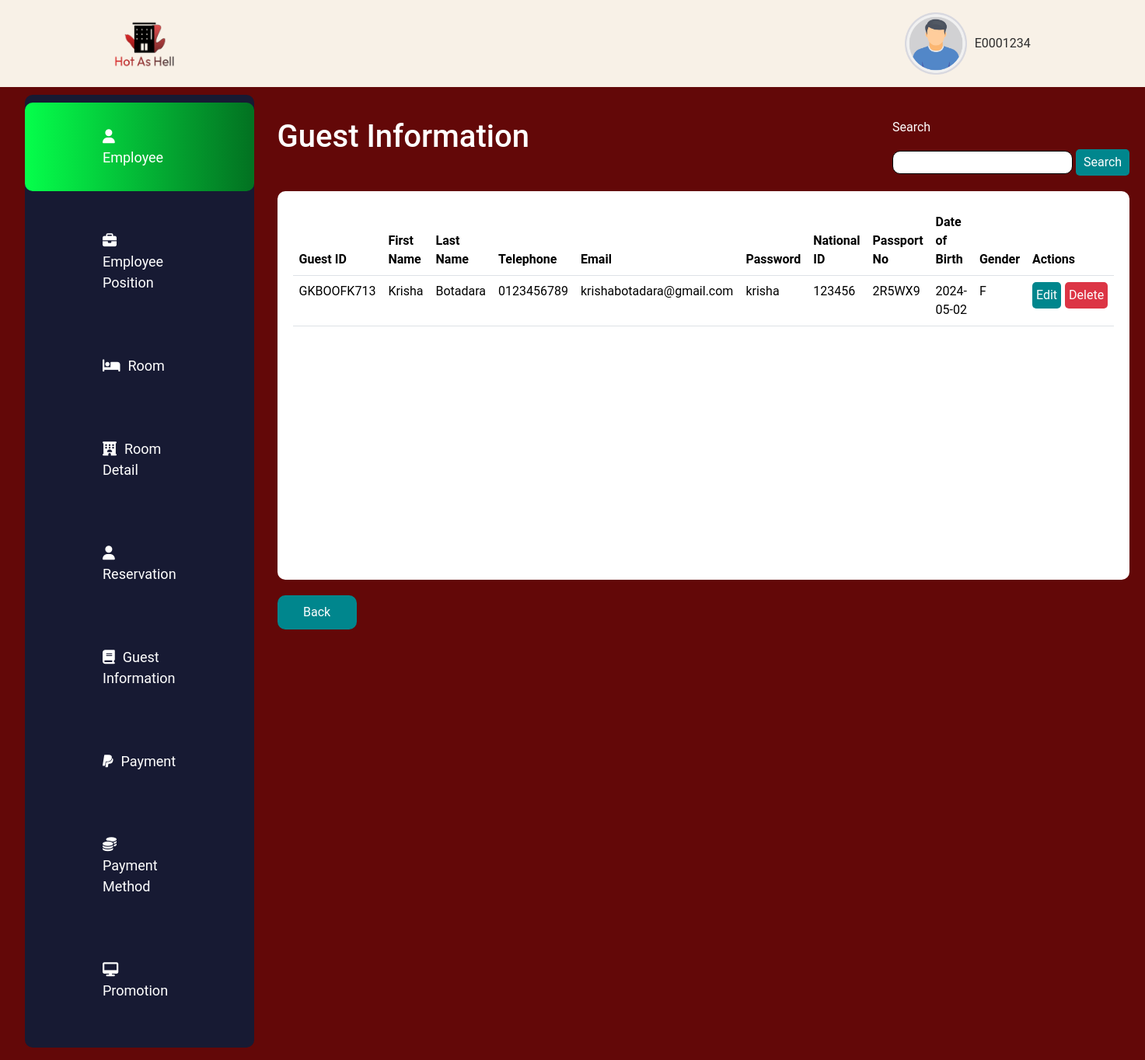
Page /Guest/GuestFB.php on the earlier database version.
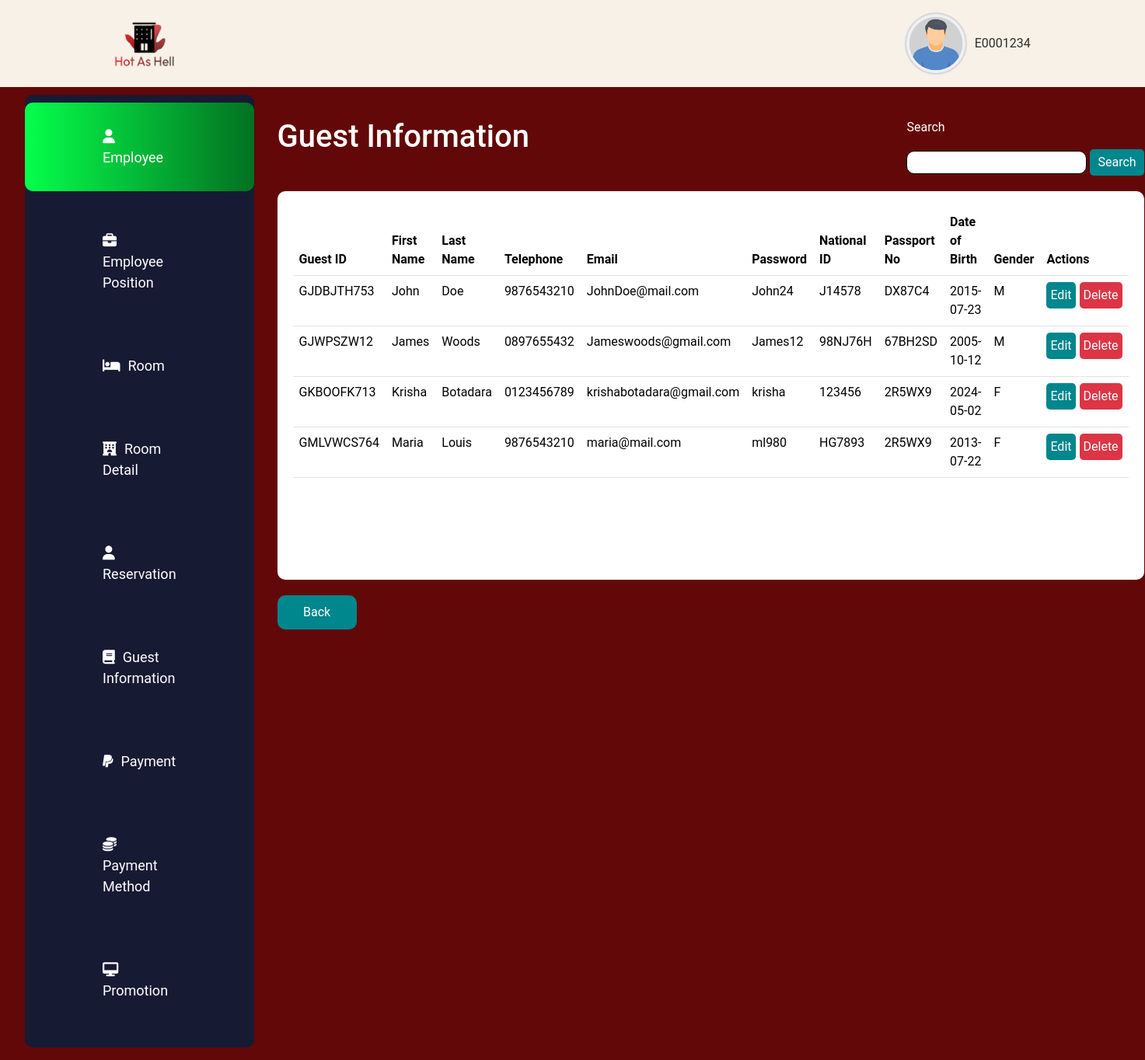
Same page on the later database version.
### tables this page shows
CREATE TABLE `guest` (
  `GuestID` varchar(11) NOT NULL,
  `FirstName` varchar(30) NOT NULL,
  `LastName` varchar(30) NOT NULL,
  `Telephone` varchar(13) NOT NULL,
  `Email` varchar(30) NOT NULL,
  `Password` varchar(12) NOT NULL,
  `NationalID` varchar(13) NOT NULL,
  `PassportNo` varchar(9) NOT NULL,
  `DOB` date NOT NULL,
  `Gender` varchar(1) NOT NULL
);

### Guest/GuestInfo.php (the view, shortened to what this page needs)
<?php
$con = mysqli_connect("localhost", "root", "", "hot_as_hell");
$search = isset($_GET['search']) ? mysqli_real_escape_string($con, $_GET['search']) : '';
if ($search) {
    $query = "SELECT * FROM guest WHERE GuestID LIKE '%$search%' OR FirstName LIKE '%$search%' OR LastName LIKE '%$search%' OR Telephone LIKE '%$search%' OR Email LIKE '%$search%' OR NationalID LIKE '%$search%' OR PassportNo LIKE '%$search%'";
} else {
    $query = "SELECT * FROM guest";
}
$result = mysqli_query($con, $query);
if ($result) {
    if (mysqli_num_rows($result) > 0) {
        while ($row = mysqli_fetch_assoc($result)) {
            echo "<tr>";
            echo "<td>".$row['GuestID']."</td>";
            echo "<td>".$row['FirstName']."</td>";
            echo "<td>".$row['LastName']."</td>";
            echo "<td>".$row['Telephone']."</td>";
            echo "<td>".$row['Email']."</td>";
            echo "<td>".$row['Password']."</td>";
            echo "<td>".$row['NationalID']."</td>";
            echo "<td>".$row['PassportNo']."</td>";
            echo "<td>".$row['DOB']."</td>";
            echo "<td>".$row['Gender']."</td>";
            echo "<td>";
            echo "<div style='display: flex; gap: 5px;'>";
            echo "<a href='GuestEditForm.php?id=".$row["GuestID"]."'><button style='color: white; border-radius: 5px; background-color: #00868D; padding: 5px; border: none;'>Edit</button></a>";
            echo "<a href='GuestDeleteForm.php?id=".$row["GuestID"]."'><button style='color: white; border-radius: 5px; background-color: #DC3545; padding: 5px; border: none;'>Delete</button></a>";
            echo "</div>";
            echo "</td>";
            echo "</tr>";
        }
    } else {
        echo "<tr><td colspan='11'>No records found</td></tr>";
    }
} else {
    echo "Error: " . mysqli_error($con);
}
?>

Differences in the rows shown:
added guest: GuestID "GJDBJTH753", FirstName "John", LastName "Doe", Telephone "9876543210", Email "JohnDoe@mail.com", Password "John24", NationalID "J14578", PassportNo "DX87C4", DOB "2015-07-23", Gender "M"
added guest: GuestID "GJWPSZW12", FirstName "James", LastName "Woods", Telephone "0897655432", Email "Jameswoods@gmail.com", Password "James12", NationalID "98NJ76H", PassportNo "67BH2SD", DOB "2005-10-12", Gender "M"
added guest: GuestID "GMLVWCS764", FirstName "Maria", LastName "Louis", Telephone "9876543210", Email "maria@mail.com", Password "ml980", NationalID "HG7893", PassportNo "2R5WX9", DOB "2013-07-22", Gender "F"
